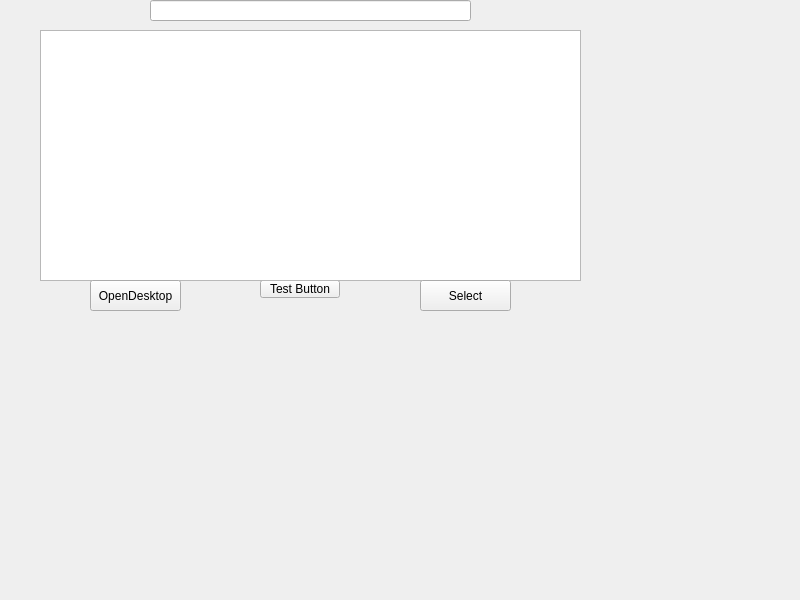
<?xml version="1.0" encoding="UTF-8"?>
<ui version="4.0">
 <class>Widget</class>
 <widget class="QWidget" name="Widget">
  <property name="geometry">
   <rect>
    <x>0</x>
    <y>0</y>
    <width>800</width>
    <height>600</height>
   </rect>
  </property>
  <property name="windowTitle">
   <string>Widget</string>
  </property>
  <widget class="QLineEdit" name="lineEdit">
   <property name="geometry">
    <rect>
     <x>150</x>
     <y>0</y>
     <width>321</width>
     <height>21</height>
    </rect>
   </property>
  </widget>
  <widget class="QPushButton" name="pushButton">
   <property name="geometry">
    <rect>
     <x>260</x>
     <y>280</y>
     <width>80</width>
     <height>18</height>
    </rect>
   </property>
   <property name="text">
    <string>Test Button</string>
   </property>
  </widget>
  <widget class="QListView" name="fileListView">
   <property name="geometry">
    <rect>
     <x>40</x>
     <y>30</y>
     <width>541</width>
     <height>251</height>
    </rect>
   </property>
  </widget>
  <widget class="QPushButton" name="openFileButton">
   <property name="geometry">
    <rect>
     <x>420</x>
     <y>280</y>
     <width>91</width>
     <height>31</height>
    </rect>
   </property>
   <property name="text">
    <string>Select</string>
   </property>
  </widget>
  <widget class="QPushButton" name="OpenDesktop">
   <property name="geometry">
    <rect>
     <x>90</x>
     <y>280</y>
     <width>91</width>
     <height>31</height>
    </rect>
   </property>
   <property name="text">
    <string>OpenDesktop</string>
   </property>
  </widget>
 </widget>
 <resources/>
 <connections/>
</ui>
